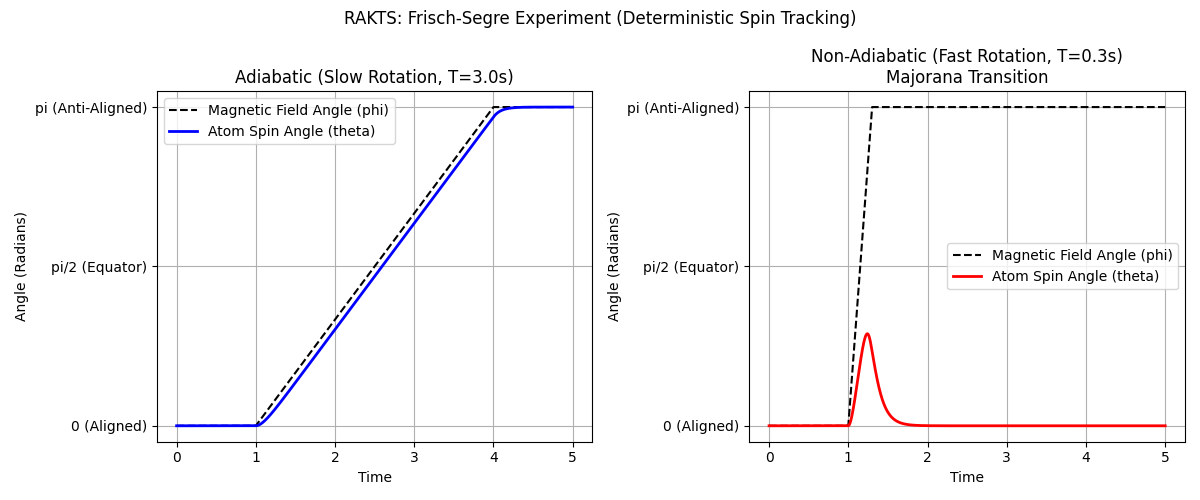

Generate this figure with Python:
import numpy as np
import matplotlib.pyplot as plt
import os

def simulate_frisch_segre():
    print("Running V2.0 Frisch-Segre (Majorana Transition) Simulation...")
    
    t = np.linspace(0, 5, 2000)
    dt = t[1] - t[0]
    A, B = 5.0, 0.5
    
    # We will test two flip durations
    T_flip_slow = 3.0   # Adiabatic
    T_flip_fast = 0.3   # Non-adiabatic (Majorana transition)
    
    def run_simulation(T_flip):
        theta = 0.0 # Atom starts aligned with field
        trajectory = []
        field_angles = []
        
        for current_t in t:
            # Field rotation logic: starts rotating at t=1.0, finishes at t=1.0 + T_flip
            if current_t < 1.0:
                phi = 0.0
            elif current_t < 1.0 + T_flip:
                phi = np.pi * ((current_t - 1.0) / T_flip)
            else:
                phi = np.pi
                
            field_angles.append(phi)
            
            # The angle driving the drag is the relative difference
            delta = theta - phi
            
            # RAKTS Double-Attractor equation
            d_theta = (-A * np.sin(2 * delta) - B * np.sin(delta)) * dt
            theta += d_theta
            trajectory.append(theta)
            
        return np.array(trajectory), np.array(field_angles)

    traj_slow, field_slow = run_simulation(T_flip_slow)
    traj_fast, field_fast = run_simulation(T_flip_fast)
    
    # Plotting
    fig, (ax1, ax2) = plt.subplots(1, 2, figsize=(12, 5))
    
    # Adiabatic Plot
    ax1.plot(t, field_slow, 'k--', label="Magnetic Field Angle (phi)")
    ax1.plot(t, traj_slow, 'b-', linewidth=2, label="Atom Spin Angle (theta)")
    ax1.set_title(f"Adiabatic (Slow Rotation, T={T_flip_slow}s)")
    ax1.set_xlabel("Time")
    ax1.set_ylabel("Angle (Radians)")
    ax1.set_yticks([0, np.pi/2, np.pi])
    ax1.set_yticklabels(["0 (Aligned)", "pi/2 (Equator)", "pi (Anti-Aligned)"])
    ax1.legend()
    ax1.grid(True)
    
    # Non-Adiabatic Plot
    ax2.plot(t, field_fast, 'k--', label="Magnetic Field Angle (phi)")
    ax2.plot(t, traj_fast, 'r-', linewidth=2, label="Atom Spin Angle (theta)")
    ax2.set_title(f"Non-Adiabatic (Fast Rotation, T={T_flip_fast}s)\nMajorana Transition")
    ax2.set_xlabel("Time")
    ax2.set_ylabel("Angle (Radians)")
    ax2.set_yticks([0, np.pi/2, np.pi])
    ax2.set_yticklabels(["0 (Aligned)", "pi/2 (Equator)", "pi (Anti-Aligned)"])
    ax2.legend()
    ax2.grid(True)
    
    plt.suptitle("RAKTS: Frisch-Segre Experiment (Deterministic Spin Tracking)")
    plt.tight_layout()
    
    save_path = os.path.join(os.path.dirname(__file__), "frisch_segre.png")
    plt.savefig(save_path)
    print(f"Plot saved to {save_path}")

if __name__ == "__main__":
    simulate_frisch_segre()
